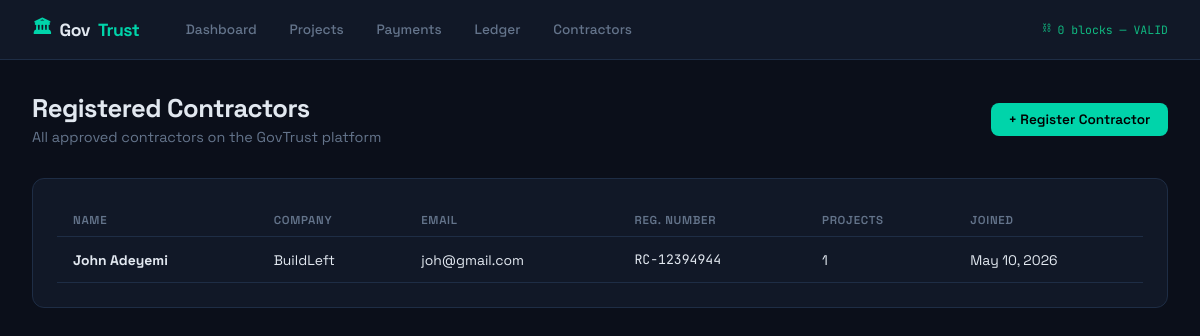
The app's page /contractors/ with its own data.
### projects/models.py (models this page shows, shortened)
class Contractor(models.Model):
    name = models.CharField(max_length=200)
    company = models.CharField(max_length=200)
    email = models.EmailField(unique=True)
    phone = models.CharField(max_length=20)
    bank_account = models.CharField(max_length=50)
    registration_number = models.CharField(max_length=100, unique=True)
    created_at = models.DateTimeField(auto_now_add=True)

### projects/views.py (the view)
# urls.py: path('contractors/', views.contractor_list, name='contractor_list'),
def contractor_list(request):
    contractors = Contractor.objects.annotate(
        project_count=models.Count('projects')
    ).order_by('name')
    return render(request, 'projects/contractor_list.html', {'contractors': contractors})

### templates/projects/contractor_list.html (shortened to what this page needs)
{% extends 'base.html' %}
{% block content %}
<div class="page-header flex-between"><div><h1>Registered Contractors</h1><p>All approved contractors on the GovTrust platform</p></div><a href="{% url 'contractor_create' %}" class="btn btn-primary">+ Register Contractor</a></div>
<div class="card"><div class="table-wrap"><table>
  <thead><tr><th>Name</th><th>Company</th><th>Email</th><th>Reg. Number</th><th>Projects</th><th>Joined</th></tr></thead>
  <tbody>
    {% for c in contractors %}
    <tr>
      <td><strong>{{ c.name }}</strong></td>
      <td>{{ c.company }}</td>
      <td>{{ c.email }}</td>
      <td class="mono">{{ c.registration_number }}</td>
      <td>{{ c.projects.count }}</td>
      <td>{{ c.created_at|date:"M d, Y" }}</td>
    </tr>
    {% empty %}<tr><td colspan="6" style="text-align:center;color:var(--muted);padding:2rem">No contractors registered yet.</td></tr>{% endfor %}
  </tbody>
</table></div></div>
{% endblock %}

### templates/base.html (style rules this page uses)
:root { --bg: #0b0f1a; --surface: #111827; --surface2: #1a2236; --border: #1e2d45; --accent: #00d4aa; --accent2: #3b82f6; --warn: #f59e0b; --danger: #ef4444; --success: #10b981; --text: #e2e8f0; --muted: #64748b; --mono: 'JetBrains Mono', monospace; --sans: 'Space Grotesk', sans-serif; }
* { box-sizing: border-box; margin: 0; padding: 0; }
body { background: var(--bg); color: var(--text); font-family: var(--sans); min-height: 100vh; }
a { color: var(--accent); text-decoration: none; }
.page-header { margin-bottom: 2rem; }
.page-header h1 { font-size: 1.6rem; font-weight: 700; letter-spacing: -0.5px; }
.page-header p { color: var(--muted); margin-top: 0.25rem; font-size: 0.9rem; }
.card { background: var(--surface); border: 1px solid var(--border); border-radius: 12px; padding: 1.5rem; }
.btn { display: inline-flex; align-items: center; gap: 0.4rem; padding: 0.5rem 1.1rem; border-radius: 8px; font-family: var(--sans); font-size: 0.85rem; font-weight: 600; cursor: pointer; border: none; transition: all 0.15s; }
.btn-primary { background: var(--accent); color: #000; }
.table-wrap { overflow-x: auto; }
table { width: 100%; border-collapse: collapse; }
th { text-align: left; padding: 0.6rem 1rem; font-size: 0.72rem; text-transform: uppercase; letter-spacing: 0.06em; color: var(--muted); font-weight: 600; border-bottom: 1px solid var(--border); }
td { padding: 0.85rem 1rem; border-bottom: 1px solid var(--border); font-size: 0.87rem; vertical-align: middle; }
.mono { font-family: var(--mono); font-size: 0.82rem; }
.flex-between { display: flex; justify-content: space-between; align-items: center; }

### records on screen
Contractor: name "John Adeyemi", company "BuildLeft", email "joh@gmail.com", registration_number "RC-12394944", projects.count "1", created_at "May 10, 2026"
